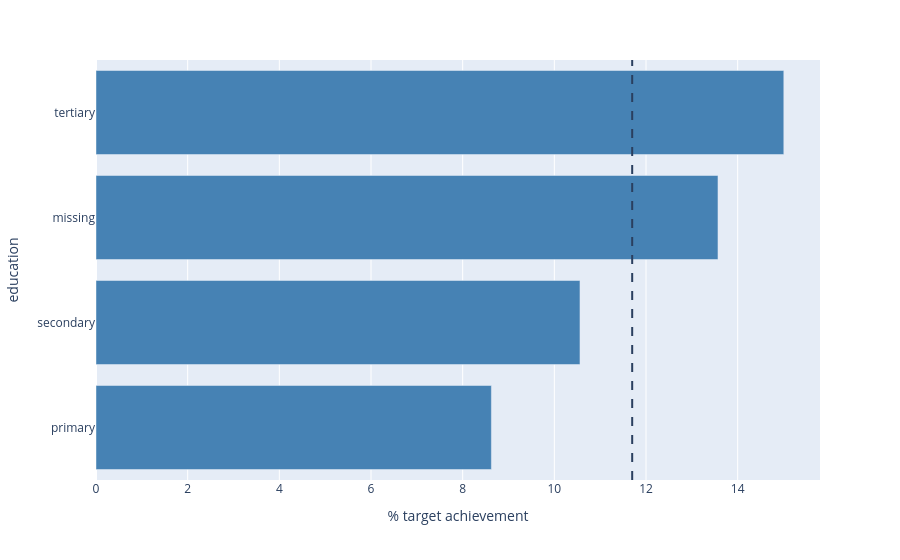

The notebook cell saved with this chart:
### Markdown cell above
Education & Target

### Code cell
col3 = "education"
temp_table3 = df.assign(
    categories3=df[col3].fillna("missing"),
    target=(df["y"] == "yes") * 100
)

rate3 = temp_table3.groupby("categories3")["target"].agg(mean_3="mean", n3="count").sort_values(by="mean_3").reset_index()

global_rate = (df["y"] == "yes").mean() * 100

fig6 = px.bar(
    rate3,
    x="mean_3",
    y="categories3",
    orientation="h",
    hover_data=["n3"]
)
fig6.update_traces(marker_color="steelblue")
fig6.add_vline(x=global_rate, line_dash="dash")
fig6.update_layout(xaxis_title="% target achievement", yaxis_title=col3)
fig6.show()

### Figure 1 — Plotly figure (JSON) as saved in the notebook; plotly's stock layout.template omitted (floating-point values rounded to 4 significant figures)
{"data": [{"customdata": [[6851], [23202], [1857], [13301]], "hovertemplate": "mean_3=%{x}<br>categories3=%{y}<br>n3=%{customdata[0]}<extra></extra>", "legendgroup": "", "marker": {"color": "steelblue", "pattern": {"shape": ""}}, "name": "", "orientation": "h", "showlegend": false, "textposition": "auto", "type": "bar", "x": [8.626, 10.56, 13.57, 15.01], "xaxis": "x", "y": ["primary", "secondary", "missing", "tertiary"], "yaxis": "y"}], "layout": {"barmode": "relative", "legend": {"tracegroupgap": 0}, "margin": {"t": 60}, "shapes": [{"line": {"dash": "dash"}, "type": "line", "x0": 11.7, "x1": 11.7, "xref": "x", "y0": 0, "y1": 1, "yref": "y domain"}], "xaxis": {"anchor": "y", "domain": [0, 1], "title": {"text": "% target achievement"}}, "yaxis": {"anchor": "x", "domain": [0, 1], "title": {"text": "education"}}}}
